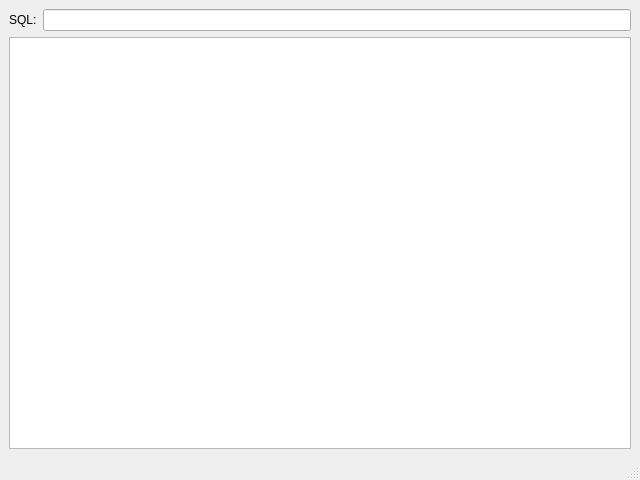
<?xml version="1.0" encoding="UTF-8"?>
<ui version="4.0">
 <class>MainWindow</class>
 <widget class="QMainWindow" name="MainWindow">
  <property name="geometry">
   <rect>
    <x>0</x>
    <y>0</y>
    <width>640</width>
    <height>480</height>
   </rect>
  </property>
  <property name="windowTitle">
   <string>MainWindow</string>
  </property>
  <widget class="QWidget" name="centralwidget">
   <layout class="QVBoxLayout" name="verticalLayout_2">
    <item>
     <layout class="QVBoxLayout" name="verticalLayout">
      <item>
       <layout class="QHBoxLayout" name="horizontalLayout">
        <item>
         <widget class="QLabel" name="label">
          <property name="text">
           <string>SQL:</string>
          </property>
         </widget>
        </item>
        <item>
         <widget class="QLineEdit" name="lineEdit_equation"/>
        </item>
       </layout>
      </item>
      <item>
       <widget class="QTableView" name="tableView"/>
      </item>
     </layout>
    </item>
   </layout>
  </widget>
  <widget class="QMenuBar" name="menubar">
   <property name="geometry">
    <rect>
     <x>0</x>
     <y>0</y>
     <width>640</width>
     <height>36</height>
    </rect>
   </property>
  </widget>
  <widget class="QStatusBar" name="statusbar"/>
 </widget>
 <resources/>
 <connections/>
</ui>
